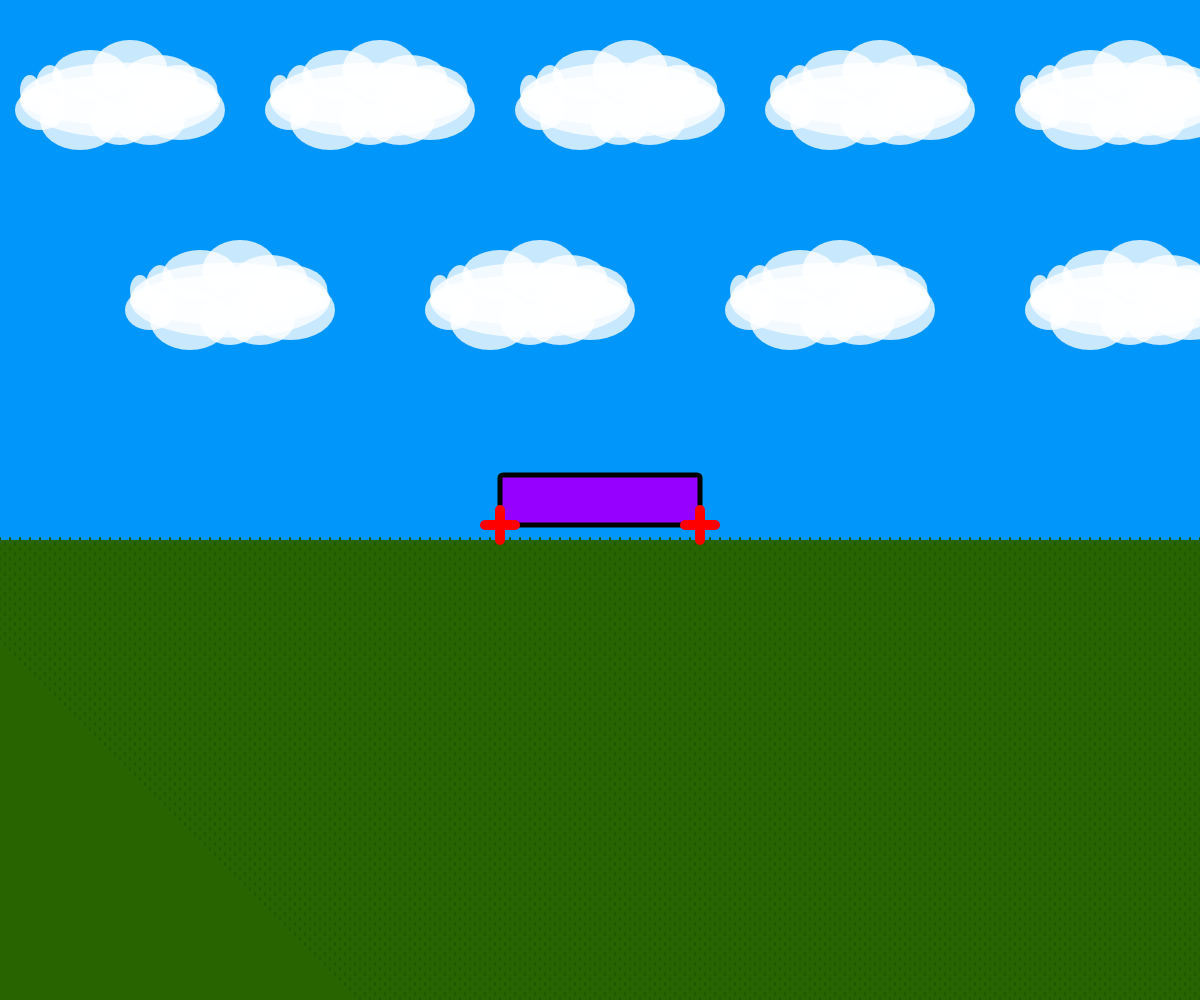
Frame 1 (no input)
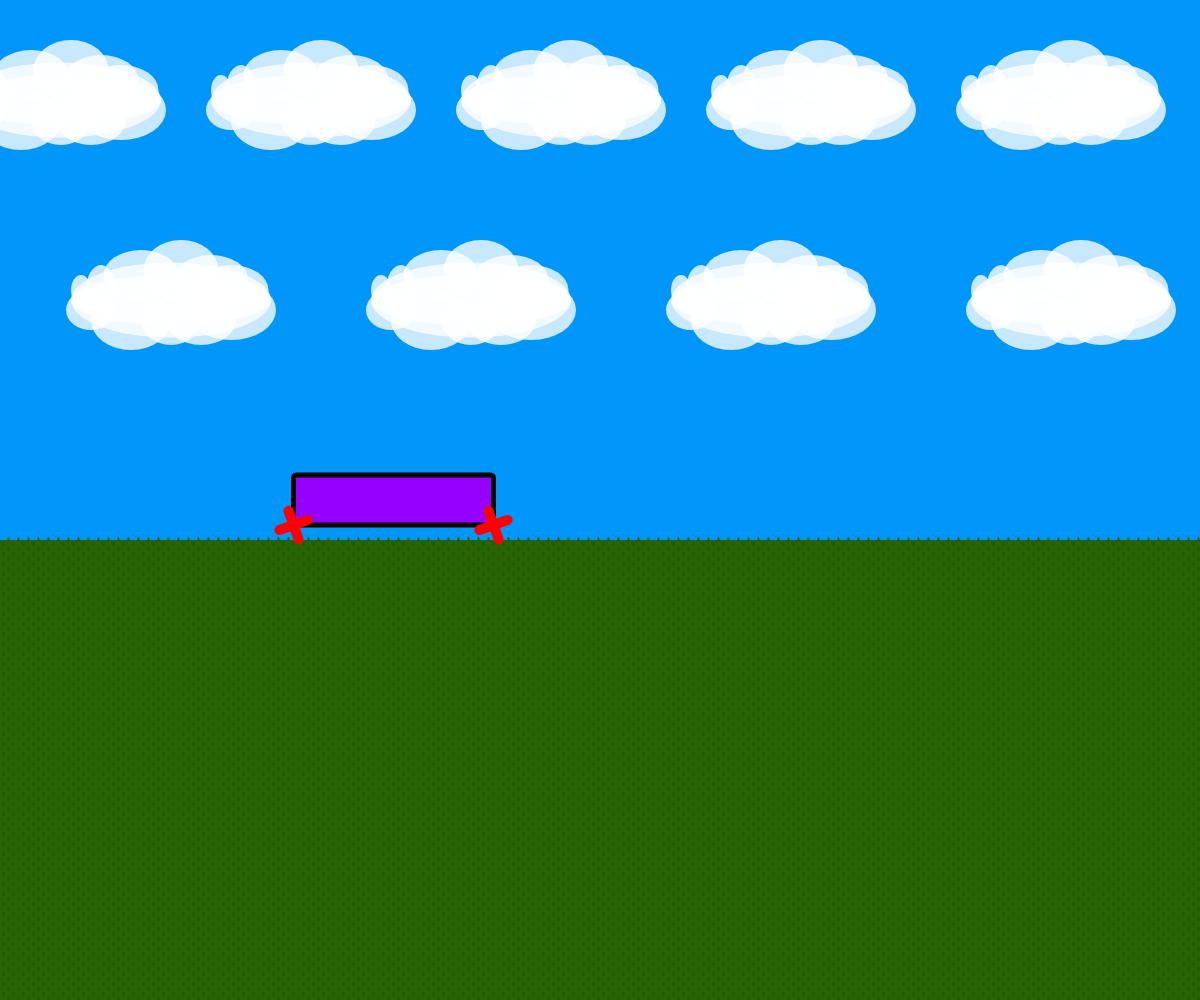
Frame 60 (no input)
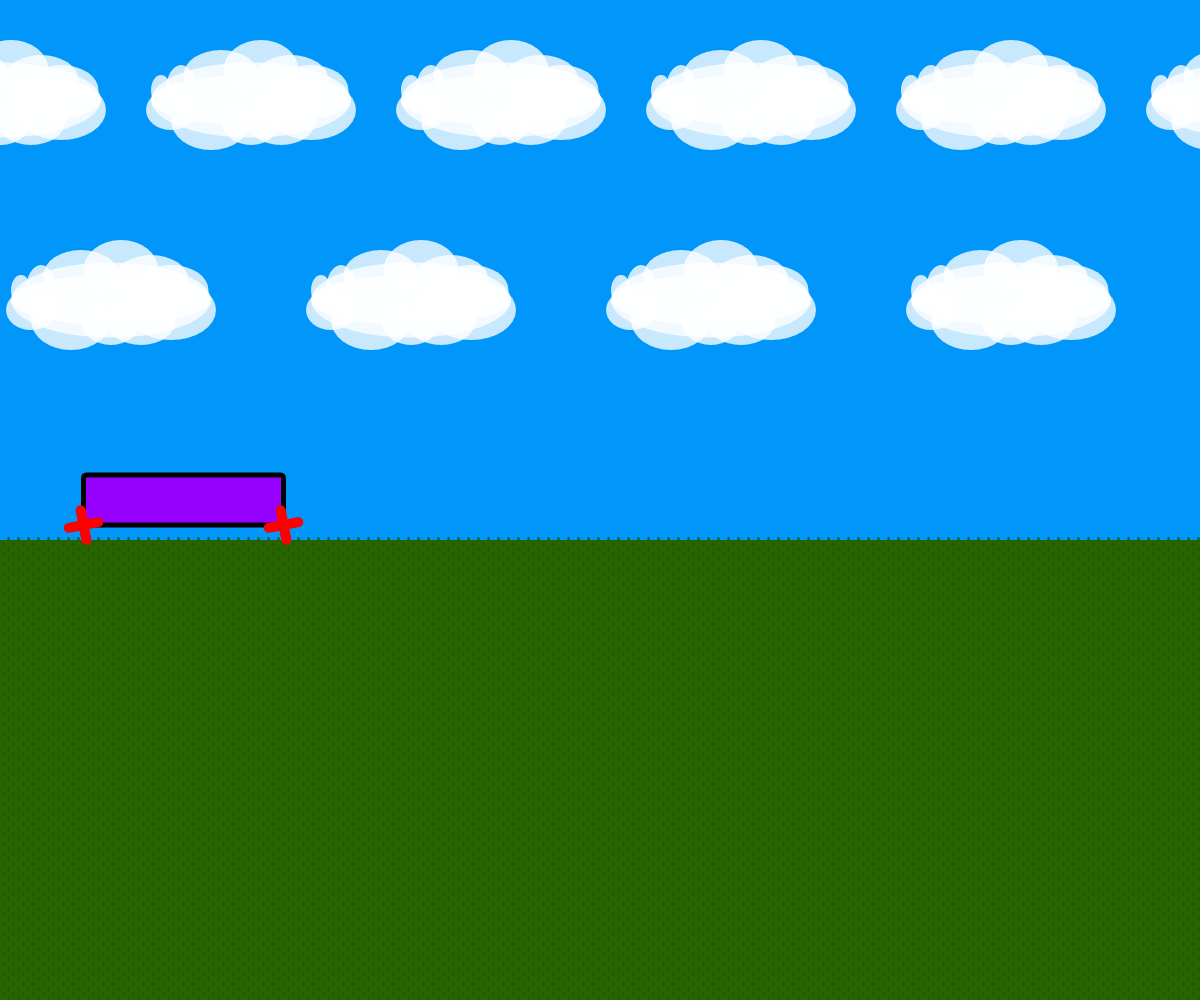
Frame 120 (the mouse pressed at the canvas centre since frame 60)

The p5.js sketch that drew these frames (run headless with seeded random() and noise() and a simulated clock; from frame 60 on, the mouse is pressed at the canvas centre):

// p5.js sketch
// ── sketch.js
var platAngle = 0;
var wheelAngle = 0;
var loc = 0;

function setup(){
  createCanvas(windowWidth, windowHeight);
}

function draw(){
  var i;
  background(0, 150, 250, 255);
  rectMode(CORNER);
  stroke(0, 0, 0, 0);
  fill(255, 255, 255, 200);
  translate(-loc/10, 0);
  for(i = 0; i <= 10; i++){
    let spacing = i*250;
    ellipse(120 + spacing, 100, 200, 75);
    ellipse(120 + spacing, 100, 200, 50);
    ellipse(90 + spacing, 75, 75, 50);
    ellipse(130 + spacing, 70, 75, 60);
    ellipse(160 + spacing, 80, 75, 50);
    ellipse(180 + spacing, 90, 75, 50);
    ellipse(50 + spacing, 90, 30, 50);
    ellipse(30 + spacing, 90, 20, 30);
    ellipse(40 + spacing, 110, 50, 40);
    ellipse(80 + spacing, 120, 80, 60);
    ellipse(120 + spacing, 120, 60, 50);
    ellipse(150 + spacing, 120, 70, 50);
    ellipse(180 + spacing, 110, 90, 60);
  }
  for(i = 0; i <= 10; i++){
    let spacing = 200;
    let spacing2 = 110 + i*300;
    ellipse(120 + spacing2, 100 + spacing, 200, 75);
    ellipse(120 + spacing2, 100 + spacing, 200, 50);
    ellipse(90 + spacing2, 75 + spacing, 75, 50);
    ellipse(130 + spacing2, 70 + spacing, 75, 60);
    ellipse(160 + spacing2, 80 + spacing, 75, 50);
    ellipse(180 + spacing2, 90 + spacing, 75, 50);
    ellipse(50 + spacing2, 90 + spacing, 30, 50);
    ellipse(30 + spacing2, 90 + spacing, 20, 30);
    ellipse(40 + spacing2, 110 + spacing, 50, 40);
    ellipse(80 + spacing2, 120 + spacing, 80, 60);
    ellipse(120 + spacing2, 120 + spacing, 60, 50);
    ellipse(150 + spacing2, 120 + spacing, 70, 50);
    ellipse(180 + spacing2, 110 + spacing, 90, 60);
  }
  stroke(0, 0, 0, 0);
  fill(40, 100, 0, 255);
  rect(0, 40 + windowHeight/2, windowWidth*10, windowHeight);
  translate(loc/4, 0);
  strokeWeight(2);
  stroke(30, 90, 0, 255);
  translate(-loc, 0);
  for (var counter = 0; counter <= 100; counter++){
    for (i = 0; i <= windowWidth; i++){
      line(-100 + 10*i + counter*5, counter*5 + 40 + windowHeight/2, -100 + 10*i + counter*5, counter*5 + 38 + windowHeight/2);
    }
  }
  stroke(0, 0, 0, 0);
  fill(40, 100, 0, 255);
  translate(loc/2, 0);
  translate(windowWidth/2, windowHeight/2);
  rectMode(CENTER);
  rotate(platAngle);
  strokeWeight(5);
  stroke(0, 0, 0, 255);
  fill(150, 0, 255, 255);
  rect(0, 0, 200, 50, 3, 3, 3, 3);
  strokeWeight(10);
  stroke(255, 0, 0, 255);
  translate(100, 25);
  rotate(wheelAngle);
  line(0, -15, 0, 15);
  line(-15, 0, 15, 0);
  rotate(-wheelAngle);
  translate(-200, 0);
  rotate(wheelAngle);
  line(0, -15, 0, 15);
  line(-15, 0, 15, 0);
  wheelAngle += 0.5;
  loc += 10;
}

function windowResized(){
  resizeCanvas(windowWidth, windowHeight);
}
